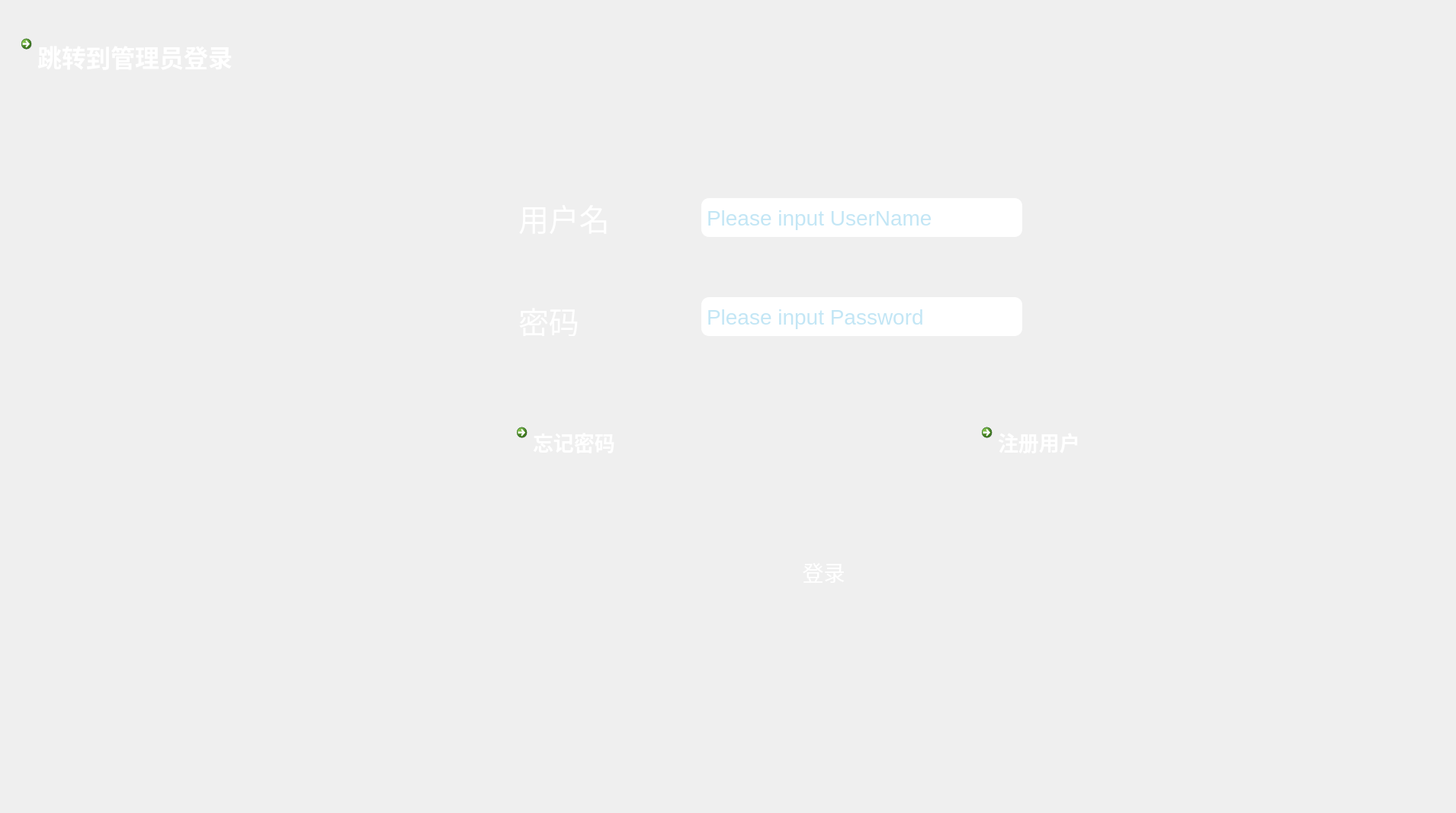
<?xml version="1.0" encoding="UTF-8"?>
<ui version="4.0">
 <class>Login</class>
 <widget class="QWidget" name="Login">
  <property name="geometry">
   <rect>
    <x>0</x>
    <y>0</y>
    <width>1910</width>
    <height>1067</height>
   </rect>
  </property>
  <property name="windowTitle">
   <string>Form</string>
  </property>
  <widget class="QFrame" name="frame">
   <property name="geometry">
    <rect>
     <x>0</x>
     <y>0</y>
     <width>1900</width>
     <height>998</height>
    </rect>
   </property>
   <property name="styleSheet">
    <string notr="true">/* QFrame 样式 */
QFrame {
    border: solid 10px rgba(0, 0, 0);
    background-image: url(:/new/prefix1/images/airplane4.jpg); /* 确保路径有效 */
    background-position: center; /* 居中显示 */
    background-repeat: no-repeat; /* 防止重复 */
    background-size: contain; /* 自动缩放填充窗口 */
}
</string>
   </property>
   <property name="frameShape">
    <enum>QFrame::StyledPanel</enum>
   </property>
   <property name="frameShadow">
    <enum>QFrame::Raised</enum>
   </property>
   <widget class="QPushButton" name="loginButton">
    <property name="geometry">
     <rect>
      <x>990</x>
      <y>720</y>
      <width>181</width>
      <height>61</height>
     </rect>
    </property>
    <property name="styleSheet">
     <string notr="true">QPushButton {
    font-family: &quot;Microsoft YaHei&quot;;
    font-size: 28px;
    color: white;
    background: qlineargradient(x1:0, y1:0, x2:1, y2:0,
                  stop:0 #FDC245, stop:1 #FB9E23);
border-radius: 20px;

}
QPushButton:hover {
background-color:#FAC85C;
}</string>
    </property>
    <property name="text">
     <string>登录</string>
    </property>
   </widget>
   <widget class="QLineEdit" name="txt_password">
    <property name="geometry">
     <rect>
      <x>920</x>
      <y>390</y>
      <width>421</width>
      <height>51</height>
     </rect>
    </property>
    <property name="styleSheet">
     <string notr="true">
/* QLineEdit 样式 */
QLineEdit {
    color: skyblue;
   /* background-color: #506371;*/
	background-color: white;
    font-size: 28px; /* 提高字体大小 */
    border-style: outset;
    border-radius: 10px;
    font-family: &quot;Microsoft YaHei&quot;;
    padding: 5px; /* 增加内边距 */
}





</string>
    </property>
    <property name="echoMode">
     <enum>QLineEdit::Password</enum>
    </property>
    <property name="placeholderText">
     <string>Please input Password</string>
    </property>
   </widget>
   <widget class="QLineEdit" name="txt_user">
    <property name="geometry">
     <rect>
      <x>920</x>
      <y>260</y>
      <width>421</width>
      <height>51</height>
     </rect>
    </property>
    <property name="autoFillBackground">
     <bool>false</bool>
    </property>
    <property name="styleSheet">
     <string notr="true">
/* QLineEdit 样式 */
QLineEdit {
    color: skyblue;
   /* background-color: #506371;*/
	background-color: white;
    font-size: 28px; /* 提高字体大小 */
    border-style: outset;
    border-radius: 10px;
    font-family: &quot;Microsoft YaHei&quot;;
    padding: 5px; /* 增加内边距 */
}





</string>
    </property>
    <property name="placeholderText">
     <string>Please input UserName</string>
    </property>
   </widget>
   <widget class="QLabel" name="label_3">
    <property name="geometry">
     <rect>
      <x>680</x>
      <y>260</y>
      <width>141</width>
      <height>51</height>
     </rect>
    </property>
    <property name="styleSheet">
     <string notr="true">QLabel {
    font-family: &quot;Microsoft YaHei&quot;;
    color: white;          /* 文字颜色设置为白色 */
    font-size: 40px;       /* 设置字体大小 */
}</string>
    </property>
    <property name="text">
     <string>用户名</string>
    </property>
   </widget>
   <widget class="QLabel" name="label_4">
    <property name="geometry">
     <rect>
      <x>680</x>
      <y>400</y>
      <width>81</width>
      <height>41</height>
     </rect>
    </property>
    <property name="styleSheet">
     <string notr="true">QLabel {
    font-family: &quot;Microsoft YaHei&quot;;
    color: white;          /* 文字颜色设置为白色 */
    font-size: 40px;       /* 设置字体大小 */
}</string>
    </property>
    <property name="text">
     <string>密码</string>
    </property>
   </widget>
   <widget class="QCommandLinkButton" name="registerButton">
    <property name="geometry">
     <rect>
      <x>1280</x>
      <y>550</y>
      <width>231</width>
      <height>61</height>
     </rect>
    </property>
    <property name="styleSheet">
     <string notr="true">QCommandLinkButton {
	font-family: &quot;Microsoft YaHei&quot;;
    background: transparent;   /* 背景透明 */
    color: white;              /* 字体颜色为白色 */
    font-size: 20pt;           /* 设置字体大小为10pt */
    border: none;              /* 去掉边框 */
    padding: 5px;              /* 调整按钮内部间距，可以根据需要微调 */
}</string>
    </property>
    <property name="text">
     <string>注册用户</string>
    </property>
    <property name="autoRepeatDelay">
     <number>100</number>
    </property>
   </widget>
   <widget class="QCommandLinkButton" name="forgetButton">
    <property name="geometry">
     <rect>
      <x>670</x>
      <y>550</y>
      <width>221</width>
      <height>71</height>
     </rect>
    </property>
    <property name="styleSheet">
     <string notr="true">QCommandLinkButton {
	font-family: &quot;Microsoft YaHei&quot;;
    background: transparent;   /* 背景透明 */
    color: white;              /* 字体颜色为白色 */
    font-size: 20pt;           /* 设置字体大小为10pt */
    border: none;              /* 去掉边框 */
     
}
</string>
    </property>
    <property name="text">
     <string>忘记密码</string>
    </property>
   </widget>
   <widget class="QCommandLinkButton" name="managerUiButton">
    <property name="geometry">
     <rect>
      <x>20</x>
      <y>40</y>
      <width>441</width>
      <height>81</height>
     </rect>
    </property>
    <property name="styleSheet">
     <string notr="true">QCommandLinkButton {
	font-family: &quot;Microsoft YaHei&quot;;
    background: transparent;   /* 背景透明 */
    color: white;              /* 字体颜色为白色 */
    font-size: 24pt;           /* 设置字体大小为10pt */
    border: none;              /* 去掉边框 */
    padding: 5px;              /* 调整按钮内部间距，可以根据需要微调 */
}
</string>
    </property>
    <property name="text">
     <string>跳转到管理员登录</string>
    </property>
   </widget>
  </widget>
 </widget>
 <resources/>
 <connections/>
</ui>
